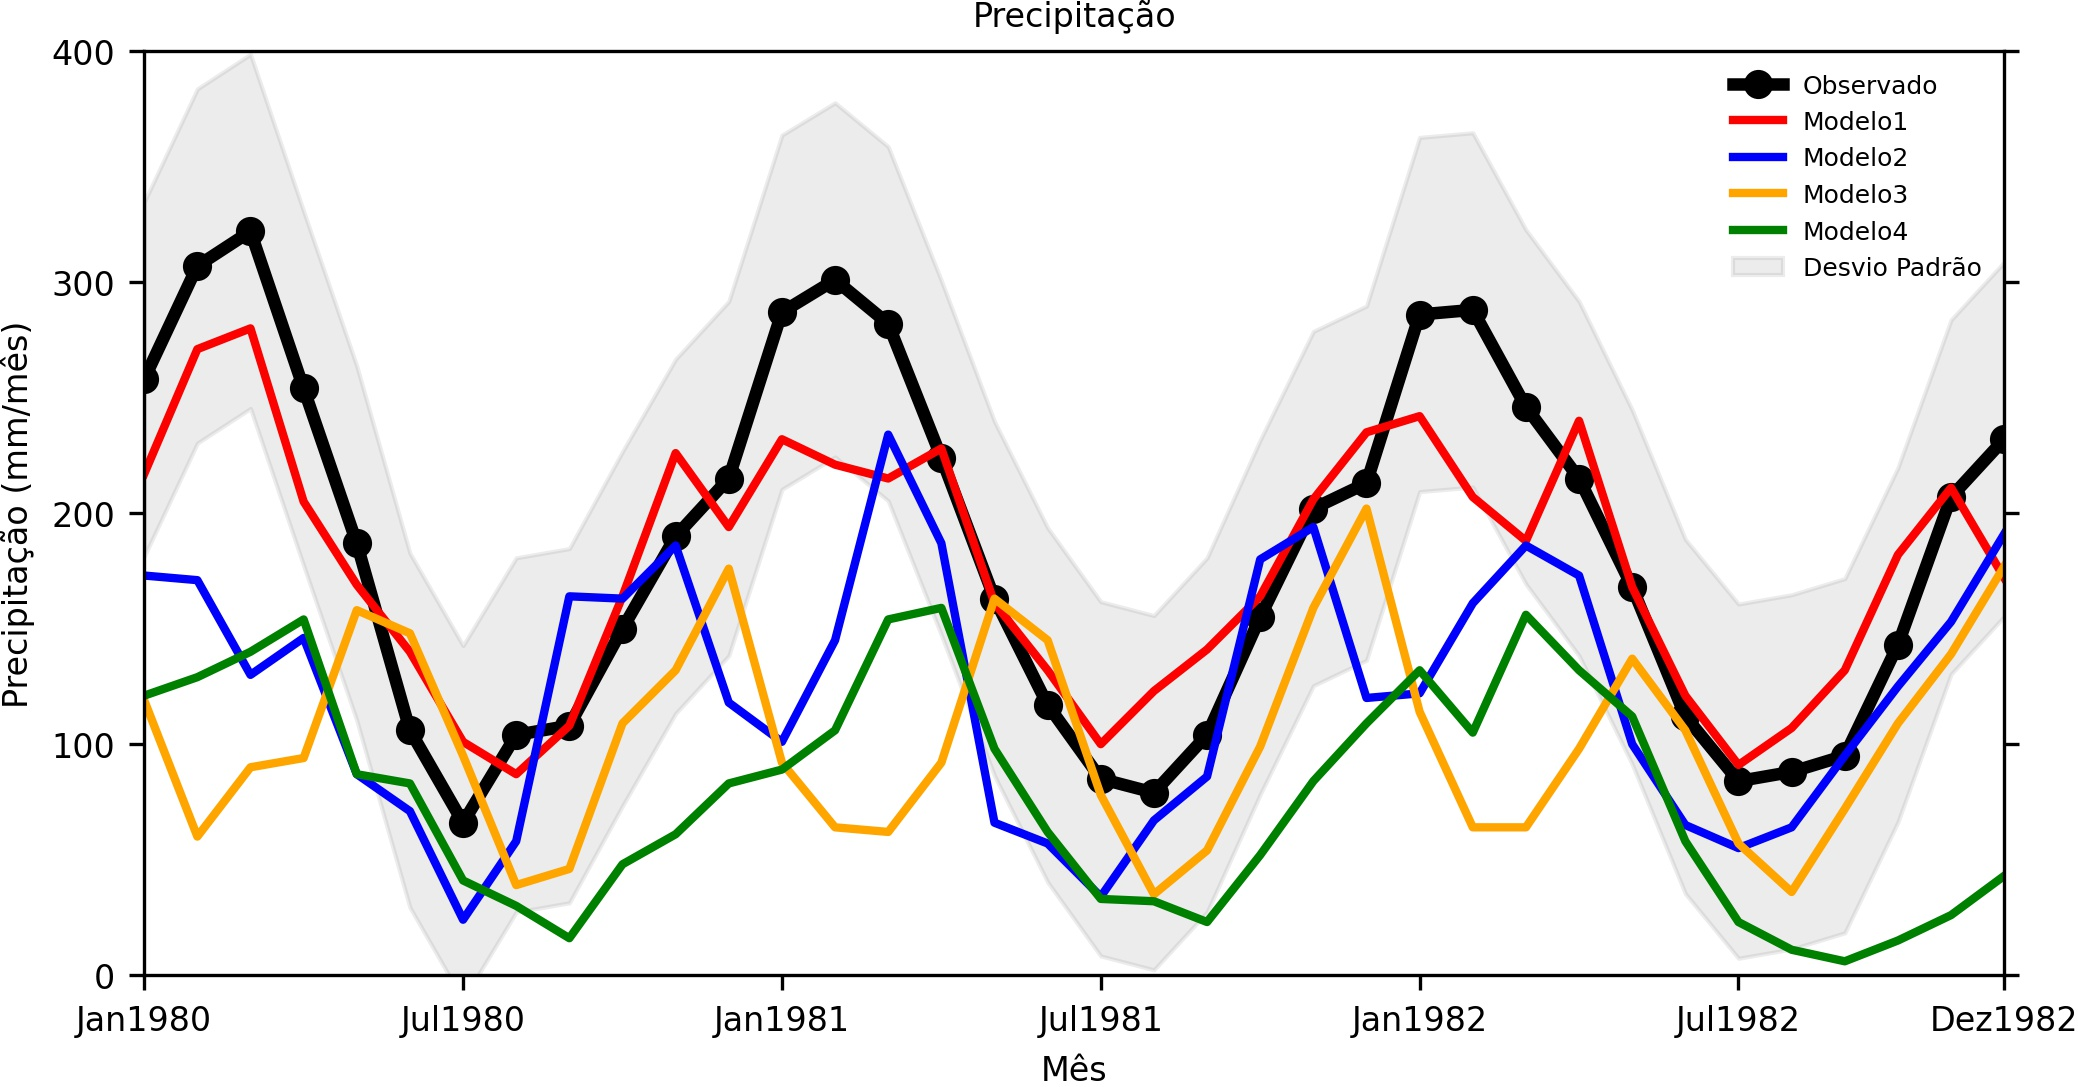

This chart was generated by the following Python code:
import pandas as pd
import matplotlib.pyplot as plt
import numpy as np

# Leitura do arquivo no formato ".csv".
data = pd.read_csv('../../dados/texto/cmip5/cmip5.csv')

x = np.arange(0, 36, 1)  # Vetor com 36 posições (36 meses).

# Leitura do dado observado. Leitura apenas dos 36 primeiros tempos (36 meses).
obs = data['Obs'][0:36]
obs_std = np.std(obs)  # Cálculo do desvio padrão.

# Leitura dos dados dos modelos. Leitura apenas dos 36 primeiros tempos (36 meses).
m1 = data['M1'][0:36]
m2 = data['M2'][0:36]
m3 = data['M3'][0:36]
m4 = data['M4'][0:36]

# Largura e altura da figura.
fig, ax = plt.subplots(figsize=(8, 4))

## Gera o plot.
ax.plot(x, obs, marker='o', color='black', linestyle='solid', linewidth=3, label='Observado')
ax.plot(x, m1, color='red', linestyle='solid', linewidth=2, label='Modelo1')
ax.plot(x, m2, color='blue', linestyle='solid', linewidth=2, label='Modelo2')
ax.plot(x, m3, color='orange', linestyle='solid', linewidth=2, label='Modelo3')
ax.plot(x, m4, color='green', linestyle='solid', linewidth=2, label='Modelo4')

# Curva com o desvio padrão.
ax.fill_between(x, obs - obs_std, obs + obs_std, alpha=0.15, color='gray', label='Desvio Padrão')

# Gera a legenda sem borda, define localização e o tamanho da fonte.
plt.legend(frameon =False, loc='upper right', fontsize=6)

# Título principal da figura.
plt.title('Precipitação', fontsize=8)

# Formatação do eixo x.
plt.xlabel('Mês', fontsize=8)  # Título do eixo x e o tamanho da fonte.
plt.xticks(fontsize=8)  # Tamanho dos rótulos do eixo x.
ax.set_xlim(0, 35)  # Mínimo e máximo valor do eixo x.
plt.xticks([0, 6, 12, 18, 24, 30, 35], ['Jan1980', 'Jul1980', 'Jan1981', 'Jul1981', 'Jan1982', 'Jul1982', 'Dez1982'], fontsize=8)  

# Formatação do eixo y.
plt.ylabel('Precipitação (mm/mês)', fontsize=8)  # Título do eixo y e o tamanho da fonte.
ax.set_ylim(0, 400)  # Mínimo e máximo valor do eixo y.
ax.set_yticks(ticks=[0, 100, 200, 300, 400])  # Rótulos do eixo y definido pelo usuário.
plt.yticks(fontsize=8)  # Tamanho dos rótulos do eixo y.
plt.tick_params(axis='y', right=True)  # Habilita o tickmark do eixo direito.

# Salva a figura no formato ".jpg" com dpi=300 e remove espaços excedentes.
plt.savefig('ex09.jpg', transparent=True, dpi=300, bbox_inches='tight', pad_inches=0)
